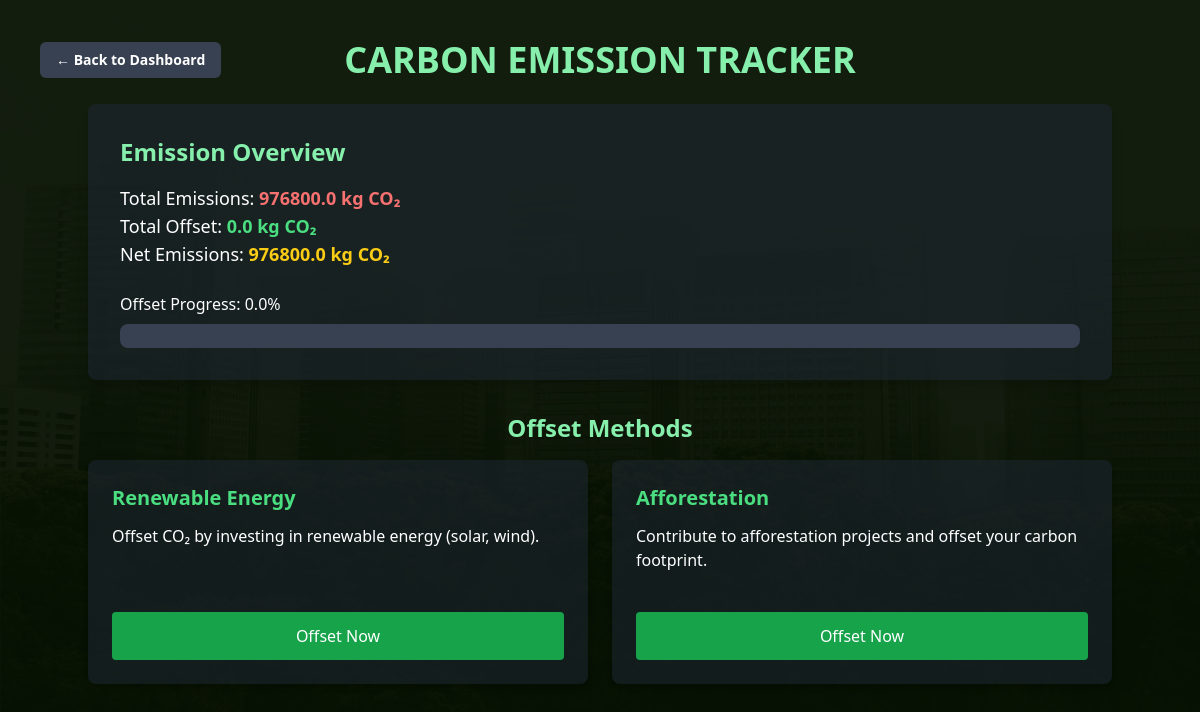
The app's page /offset-emissions (signed in), older data.
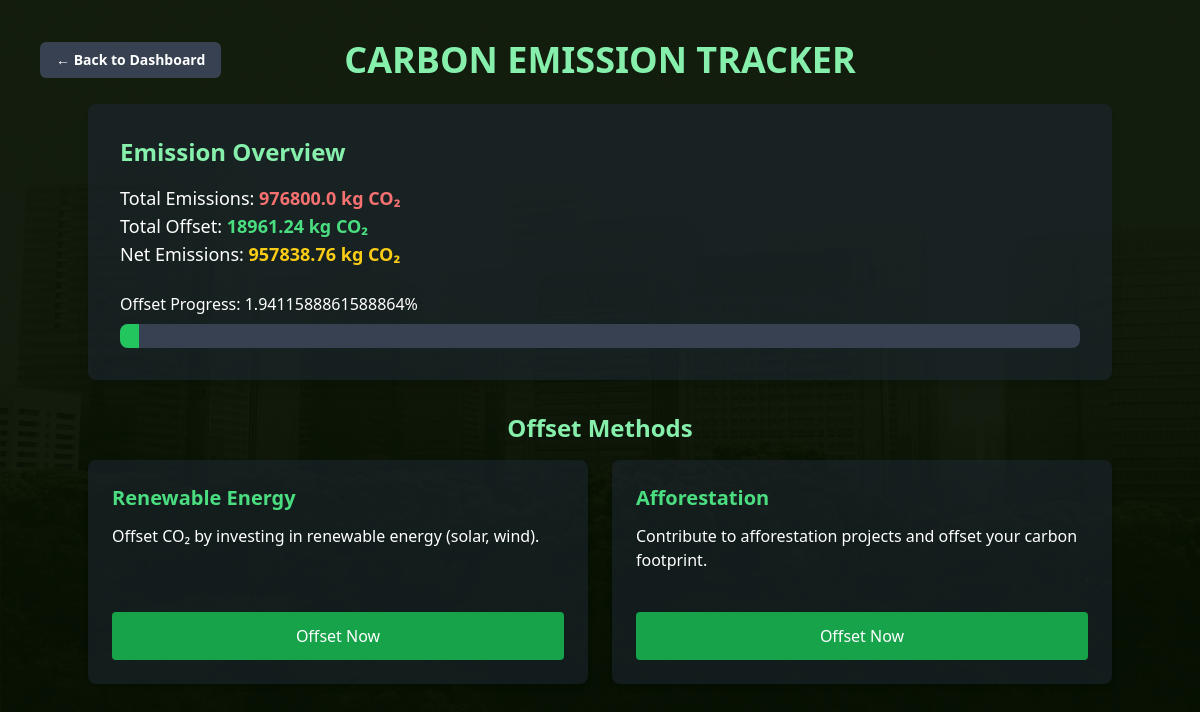
The same page, newer data.
### app.py (models this page shows)
class User(db.Model, UserMixin):
    id = db.Column(db.Integer, primary_key=True)
    name = db.Column(db.String(35), unique=True, nullable=False)
    email = db.Column(db.String(35), unique=True, nullable=False)
    password = db.Column(db.String(200), nullable=False)
    total_emission = db.Column(db.Float, default=0.0)
    green_score = db.Column(db.Float, nullable=False, default=100.0)
    total_offset = db.Column(db.Float, default=0.0)
    net_emission = db.Column(db.Float, default=0.0)
    badges = db.Column(db.String(200), default="")
    def update_emission_and_score(self):
        self.total_offset = sum(offset.amount for offset in self.offsets)
        self.net_emission = max(0, self.total_emission - self.total_offset)
        self.green_score = max(0, 100 - (self.net_emission / 1000) * 100)
        db.session.commit()

### app.py (the view)
@app.route('/offset-emissions')
@login_required
def offset_emissions():
    current_user.update_emission_and_score()
    progress = min(100, (current_user.total_offset / current_user.total_emission) * 100) if current_user.total_emission > 0 else 0
    return render_template('offset-emissions.html',
                           total_emission=current_user.total_emission,
                           total_offset=current_user.total_offset,
                           net_emission=current_user.net_emission,
                           progress=progress)

### app.py (called while the page is built)
@login_manager.user_loader
def load_user(user_id):
    return User.query.get(int(user_id))

### templates/offset-emissions.html (shortened to what this page needs)
<!DOCTYPE html>
<html lang="en">
<head>
    <script src="https://cdn.tailwindcss.com"></script>
</head>
<body class="bg-[url('/static/bg2.png')] bg-cover bg-center min-h-screen text-white flex flex-col items-center p-10 min-h-screen">
    <div class="w-full max-w-5xl flex items-center mb-6">
        <a href="/dashboard" class="bg-gray-700 text-white font-bold px-4 py-2 rounded-md hover:bg-gray-900 transition text-sm absolute left-0 ml-10">
            ← Back to Dashboard
        </a>
        <h1 class="text-4xl font-bold text-green-300 uppercase mx-auto">Carbon Emission Tracker</h1>
    </div>
    <div class="bg-gray-800 bg-opacity-50 rounded-lg p-8 mb-8 w-full max-w-5xl shadow-lg">
        <h2 class="text-2xl font-semibold mb-4 text-green-300">Emission Overview</h2>
        <p class="text-lg">Total Emissions: <strong class="text-red-400">{{ total_emission }} kg CO₂</strong></p>
        <p class="text-lg">Total Offset: <strong class="text-green-400">{{ total_offset }} kg CO₂</strong></p>
        <p class="text-lg">Net Emissions: <strong class="text-yellow-400">{{ net_emission }} kg CO₂</strong></p>
        <div class="mt-6">
            <label class="text-md font-medium">Offset Progress: {{ progress }}%</label>
            <div class="w-full h-6 bg-gray-700 rounded-lg mt-2 overflow-hidden">
                <div class="h-full bg-green-500 transition-all duration-500" style="width: {{ progress }}%;"></div>
            </div>
        </div>
    </div>
    <h2 class="text-2xl font-semibold mb-4 text-green-300">Offset Methods</h2>
    <div class="grid grid-cols-2 gap-6 w-full max-w-5xl">
        <div class="bg-gray-800 bg-opacity-50 rounded-lg p-6 shadow-md flex flex-col justify-between h-56">
            <h3 class="text-xl font-semibold text-green-400">Renewable Energy</h3>
            <p class="text-md mt-3">Offset CO₂ by investing in renewable energy (solar, wind).</p>
            <a href="/offset/renewable" class="mt-auto bg-green-600 hover:bg-green-500 text-white py-3 px-5 rounded w-full text-center font-medium">
                Offset Now
            </a>
        </div>
        <div class="bg-gray-800 bg-opacity-50 rounded-lg p-6 shadow-md flex flex-col justify-between h-56">
            <h3 class="text-xl font-semibold text-green-400">Afforestation</h3>
            <p class="text-md mt-3">Contribute to afforestation projects and offset your carbon footprint.</p>
            <a href="/offset/afforestation" class="mt-auto bg-green-600 hover:bg-green-500 text-white py-3 px-5 rounded w-full text-center font-medium">
                Offset Now
            </a>
        </div>
    </div>
</body>
</html>

Row changes from the older to the newer data that the page shows:
changed User: total_offset "0.0" → "18961.24"; net_emission "976800.0" → "957838.76"
Text that changed along with them:
{{ progress }}: "0.0" → "1.9411588861588864"
